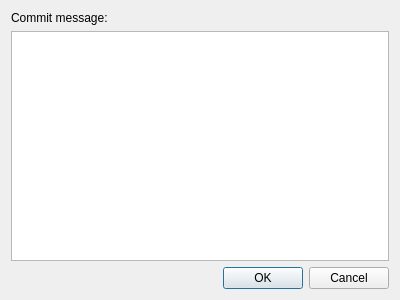
<?xml version="1.0" encoding="UTF-8"?>
<ui version="4.0">
 <class>Dialog</class>
 <widget class="QDialog" name="Dialog">
  <property name="geometry">
   <rect>
    <x>0</x>
    <y>0</y>
    <width>400</width>
    <height>300</height>
   </rect>
  </property>
  <property name="windowTitle">
   <string>Enter commit message</string>
  </property>
  <property name="locale">
   <locale language="English" country="UnitedStates"/>
  </property>
  <layout class="QVBoxLayout" name="verticalLayout">
   <item>
    <widget class="QLabel" name="label">
     <property name="text">
      <string>Commit message:</string>
     </property>
    </widget>
   </item>
   <item>
    <widget class="QPlainTextEdit" name="commitMessageTextEdit"/>
   </item>
   <item>
    <widget class="QDialogButtonBox" name="buttonBox">
     <property name="orientation">
      <enum>Qt::Horizontal</enum>
     </property>
     <property name="standardButtons">
      <set>QDialogButtonBox::Cancel|QDialogButtonBox::Ok</set>
     </property>
    </widget>
   </item>
  </layout>
 </widget>
 <resources/>
 <connections>
  <connection>
   <sender>buttonBox</sender>
   <signal>accepted()</signal>
   <receiver>Dialog</receiver>
   <slot>accept()</slot>
   <hints>
    <hint type="sourcelabel">
     <x>248</x>
     <y>254</y>
    </hint>
    <hint type="destinationlabel">
     <x>157</x>
     <y>274</y>
    </hint>
   </hints>
  </connection>
  <connection>
   <sender>buttonBox</sender>
   <signal>rejected()</signal>
   <receiver>Dialog</receiver>
   <slot>reject()</slot>
   <hints>
    <hint type="sourcelabel">
     <x>316</x>
     <y>260</y>
    </hint>
    <hint type="destinationlabel">
     <x>286</x>
     <y>274</y>
    </hint>
   </hints>
  </connection>
 </connections>
</ui>
